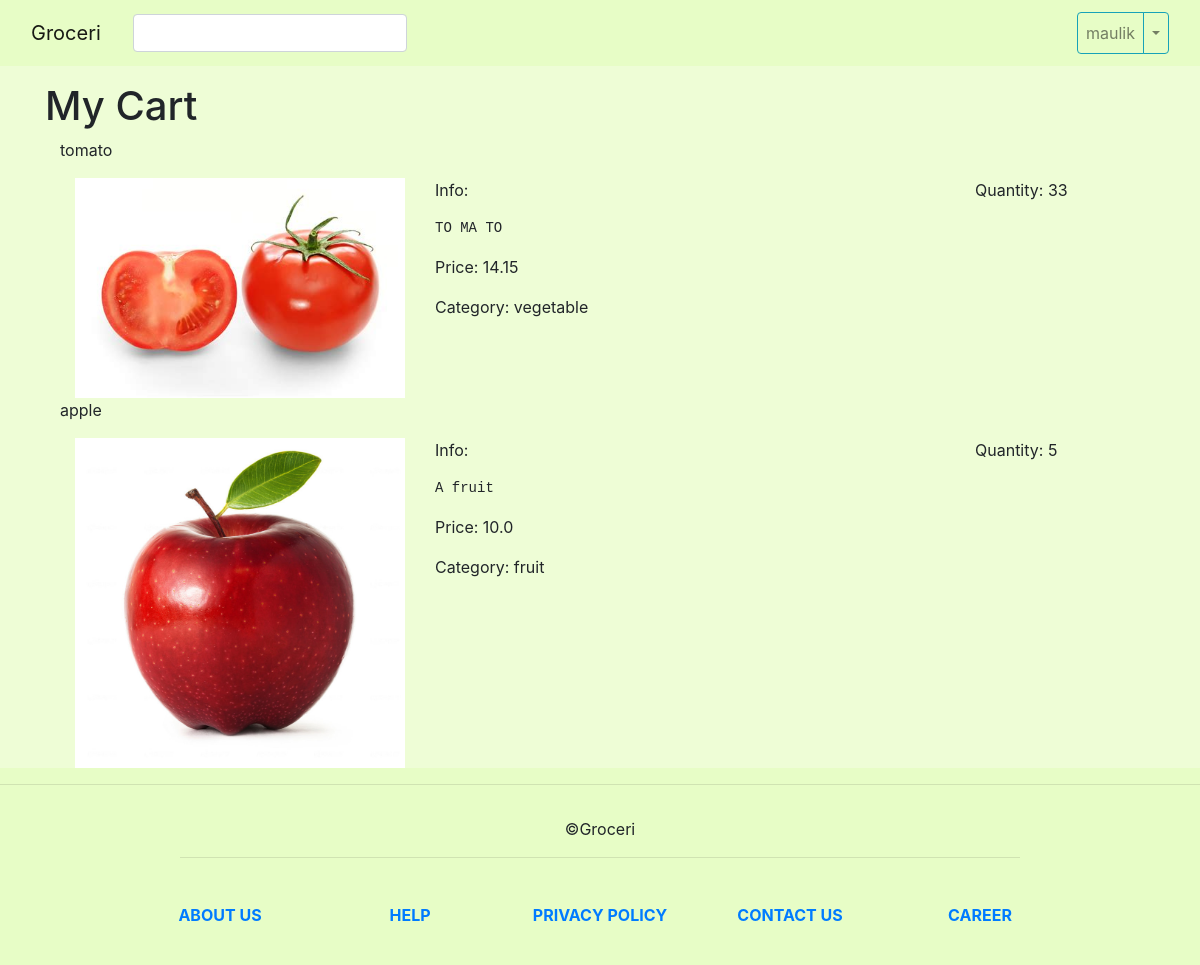
The app's page /cart/show (signed in), older data.
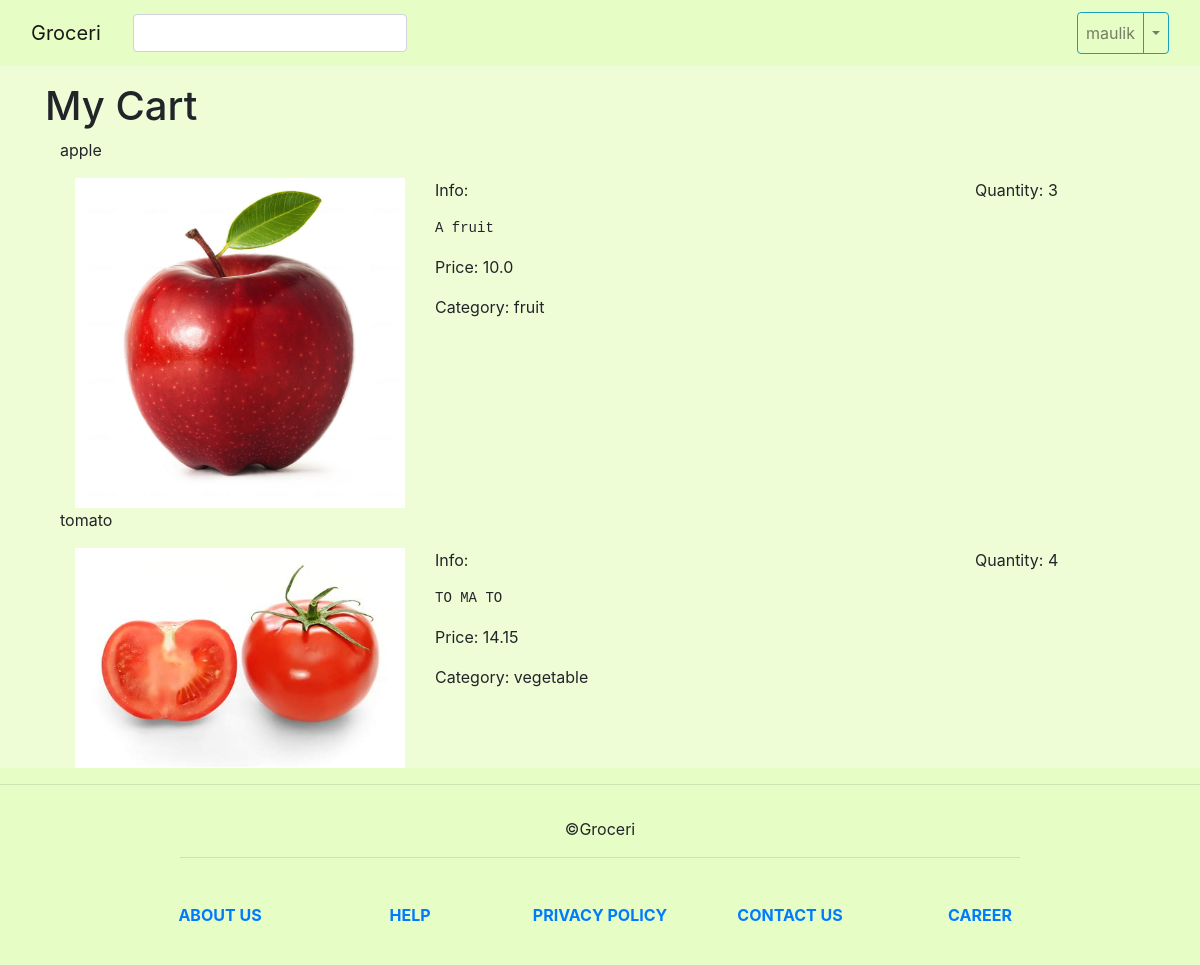
The same page, newer data.
### tables this page shows
CREATE TABLE products (
pid integer primary key autoincrement,
name text not null,
info text,
price float not null,
p_type text,
img_path text not null
);

CREATE TABLE cart (
c_id integer primary key autoincrement,
username text not null, 
pid integer not null,
quantity integer not null
);

### app.py (the view)
@app.route('/cart/show')
@login_required
def show_cart():
	username = session["username"]
	con = sql.connect('groceri.db')
	con.row_factory = dict_factory
	cur = con.cursor()
	products = con.execute('select * from cart,products where username=? and cart.pid=products.pid',(username,))
	products = products.fetchall();
	con.close()
	print(products)
	return render_template('cart.html',products=products)

### SQL_execute.py (called while the page is built)
def dict_factory(cursor, row):
    d = {}
    for idx, col in enumerate(cursor.description):
        d[col[0]] = row[idx]
    return d

### app.py (called while the page is built)
def login_required(f):
	@wraps(f)
	def fn( *args, **kwargs):
		if 'username' not in session:
			return redirect( url_for('login'))
		return f( *args, **kwargs)
	return fn

### templates/cart.html (shortened to what this page needs)
{% extends "base.html" %}
{% block main %}
	<h1>My Cart</h1>
	<div class="container">
		{% for product in products %}
		<div class="container">
			<div class="row">
				<p>{{ product["name"] }}</p>
			</div>
			<div class="row">
				<img class="col-sm-4" src="{{ url_for('static', filename=product['img_path']) }}">
				<div class="col-sm-6">
					<p>Info: <pre>{{ product["info"] }}</pre></p>
					<p>Price: {{ product["price"] }}</p>
					<p>Category: {{ product["p_type"] }}</p>
				</div>
				<div class="col-sm-2">
					<p>Quantity: {{ product["quantity"] }}<p>
				</div>
			</div>
		</div>
		{% endfor %}
	</div>
{% endblock %}

### templates/base.html (shortened to what this page needs)
<!DOCTYPE html>
<html>
<head>
	<link rel="stylesheet" href="https://stackpath.bootstrapcdn.com/bootstrap/4.3.1/css/bootstrap.min.css">
	<link rel="stylesheet" href="{{ url_for('static', filename='css/base.css') }}">
</head>
<body>
	<header class="container-fluid sticky-top">
		{% include 'mainHeader.html' %}
	</header>
	<div class="conatiner">
	</div>
	<main class="container">
		{% block main %}{% endblock %}
	</main>
	<footer class="footer">
		{% include 'footer.html' %}
	</footer>
</body>
</html>

### templates/mainHeader.html (shortened to what this page needs)
<nav class="navbar navbar-light navbar-expand-sm">
	<div class="navbar-brand">
		<a class="navbar-brand" href="{{ url_for('index') }}">Groceri</a>
	</div>
	<form class="form-inline" action="{{ url_for('search') }}" method="get">
		<input class="form-control" required name="q">
	</form>
	<div class="collapse navbar-collapse" id="navbarSupportedContent">
		<ul class="navbar-nav ml-auto">
				{% if session.username %}
				<li class="nav-item dropdown btn-group">
					<a class="nav-link btn btn-outline-info"
					   href="">{{ session["username"] }}
					</a>
					<a class="btn btn-outline-info nav-link dropdown-toggle dropdown-toggle-split" data-toggle="dropdown" aria-haspopup="true" aria-expanded="false"><span class="sr-only">Toggle Dropdown</span></a>
				{% endif %}
		</ul>
	</div>
</nav>

### templates/footer.html
<hr>
<div class="footer-copyright text-center py-3">
	©Groceri
</div>
<hr class="rgba-white-light" style="margin: 0 15%;">
<div class="container">
  <div class="row text-center d-flex justify-content-center pt-5 mb-3">
	<div class="col-md-2 mb-3">
	  <h6 class="text-uppercase font-weight-bold">
		<a href="#!">About us</a>
	  </h6>
	</div>
	<div class="col-md-2 mb-3">
	  <h6 class="text-uppercase font-weight-bold">
		<a href="#!">Help</a>
	  </h6>
	</div>
	<div class="col-md-2 mb-3">
	  <h6 class="text-uppercase font-weight-bold">
		<a href="#!">Privacy Policy</a>
	  </h6>
	</div>
	<div class="col-md-2 mb-3">
	  <h6 class="text-uppercase font-weight-bold">
		<a href="#!">Contact Us</a>
	  </h6>
	</div>
	<div class="col-md-2 mb-3">
	  <h6 class="text-uppercase font-weight-bold">
		<a href="#!">Career</a>
	  </h6>
	</div>
  </div>
</div>

### static/css/base.css (style rules this page uses)
html { height: 100%; }
body { height: 100%; display: flex; flex-direction: column; background-color: rgba(231, 253, 198,0.7); }
main { flex: 1 0 auto; }
header { background-color: rgb(231, 253, 198); }
footer { flex-shrink: 0; background-color: rgb(231,253,198); }

Row changes from the older to the newer data that the page shows:
changed through a linked row, products "apple": quantity "5" → "3"; moves up the list
changed through a linked row, products "tomato": quantity "33" → "4"
